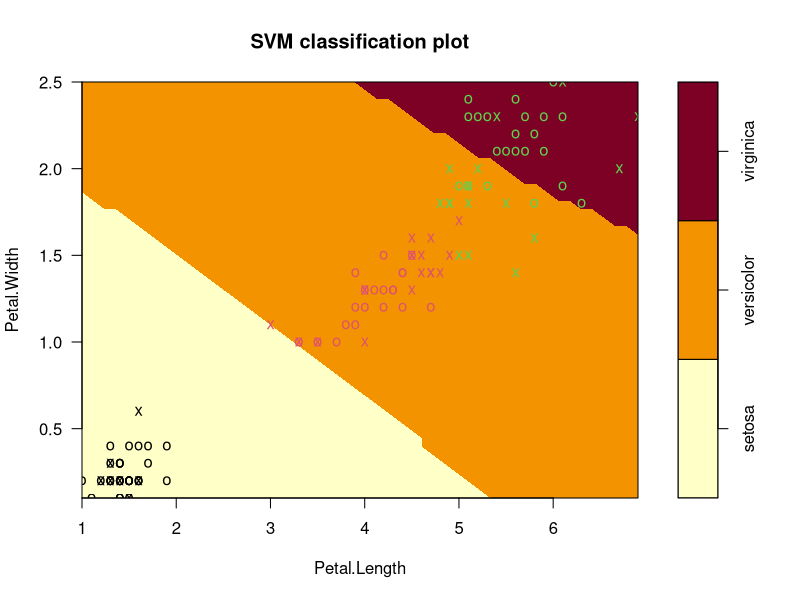
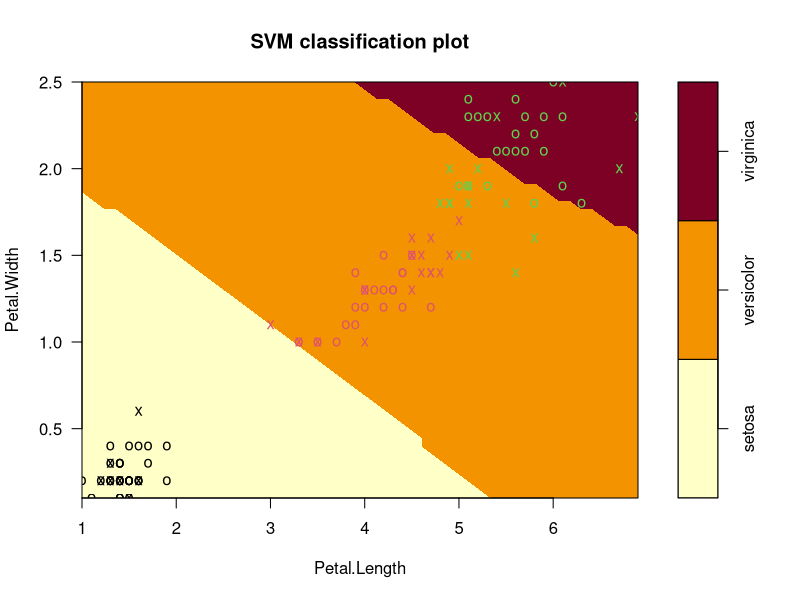

Reproduce these figures in R, in order.
 data= iris
 str(data)
 summary(data)
 library(caTools)
 set.seed(123)
 split = sample.split(data$Species, SplitRatio = 0.75)
 training_set = subset(data, split == TRUE)
 test_set = subset(data, split == FALSE)
 library(e1071)
 ?svm
 classifier = svm(formula = Species ~ .,
                  data = training_set,
                  type = 'C-classification',
                  kernal = 'linear')
 y_pred = predict(classifier, newdata = test_set[-5])
 plot(classifier, training_set, Petal.Width ~ Petal.Length,
      slice = list(Sepal.Width = 3 , Sepal.Length = 4))
 plot(classifier,training_set, Petal.Width ~ Petal.Length,
      slice = list(Sepal.Width = 3 , Sepal.Length = 4))
 cm = table(test_set[,5], y_pred)
 cm
 tab1 = cm
accuracy = sum(diag(tab1))/sum(tab1)
error = 1 - (sum(diag(tab1)) / sum(tab1))
print(accuracy*100)
precision = tab1[1]/(tab1[1]+tab1[3])
recall = tab1[1]/(tab1[1]+tab1[3])
f1 = (2*precision*recall)/(precision*recall)
f1
 
 
